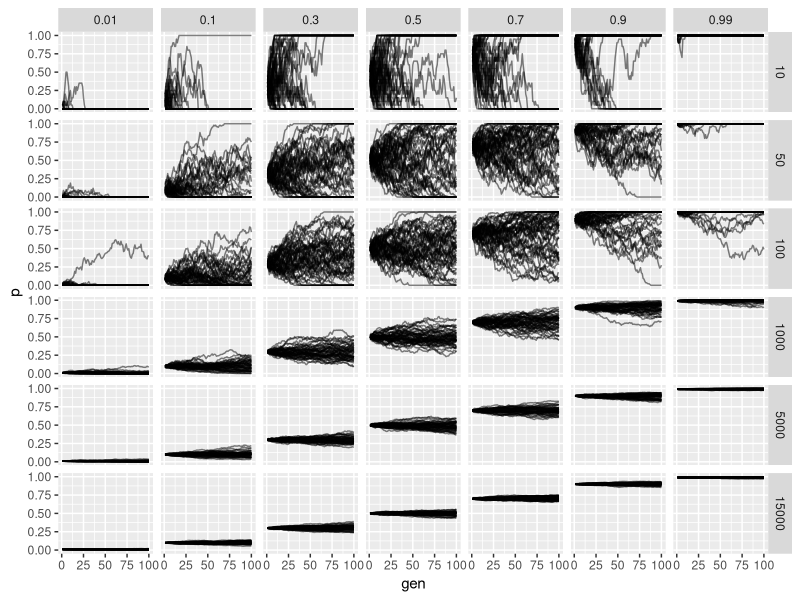

Reproduce this figure in R.
library(ggplot2)
library(dplyr)
library(tidyr)
library(viridis)

wf_df <- data.frame()
sizes <- c(10, 50, 100, 1000, 5000, 15000)
starting_p <- c(.01, .1, .3, .5, .7, .9, .99)
n_gen <- 100
n_reps <- 50

for(N in sizes){
  for(p in starting_p){
    p0 <- p
    for(j in 1:n_gen){
      X <- rbinom(n_reps, 2*N, p)
      p <- X / (2*N)
      rows <- data.frame(replicate = 1:n_reps, N = rep(N, n_reps),
                         gen = rep(j, n_reps), p0 = rep(p0, n_reps),
                         p = p)
      wf_df <- bind_rows(wf_df, rows)
    }
  }
}

p <- ggplot(wf_df, aes(x = gen, y = p, group = replicate)) +
     geom_path(alpha = .5) + facet_grid(N ~ p0) + guides(colour=FALSE)
p